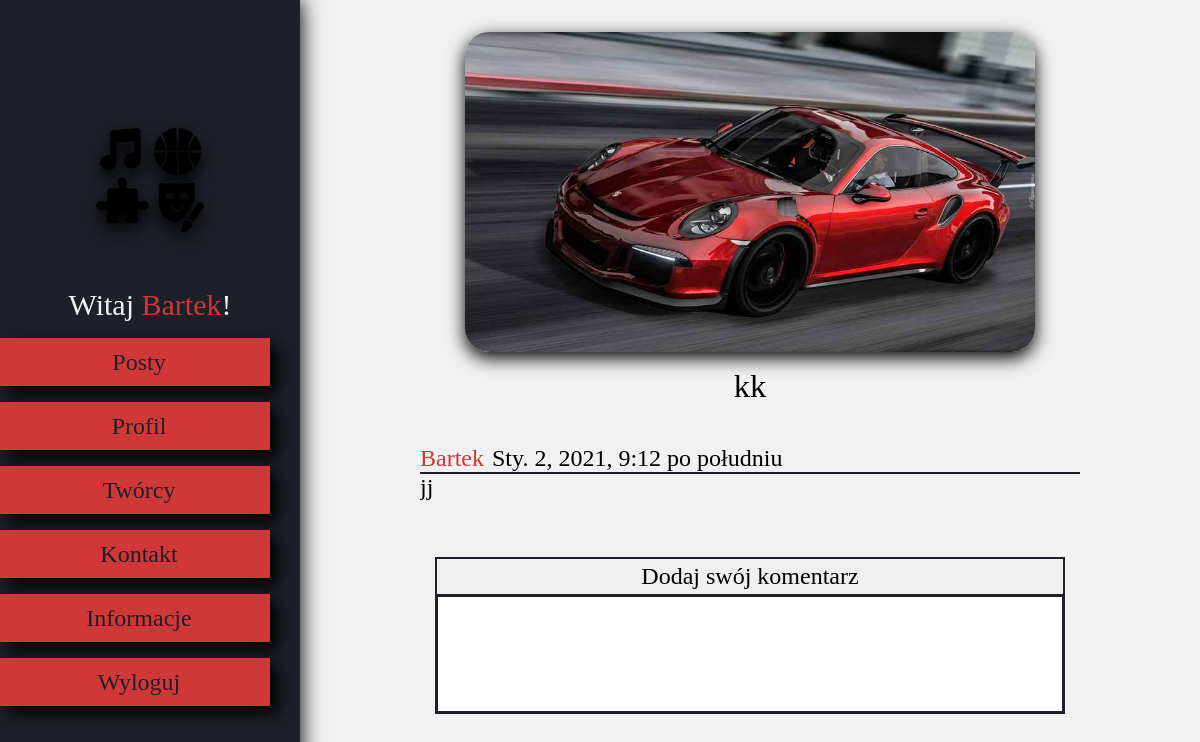
Before: /post/288 (signed in) with the older database file.
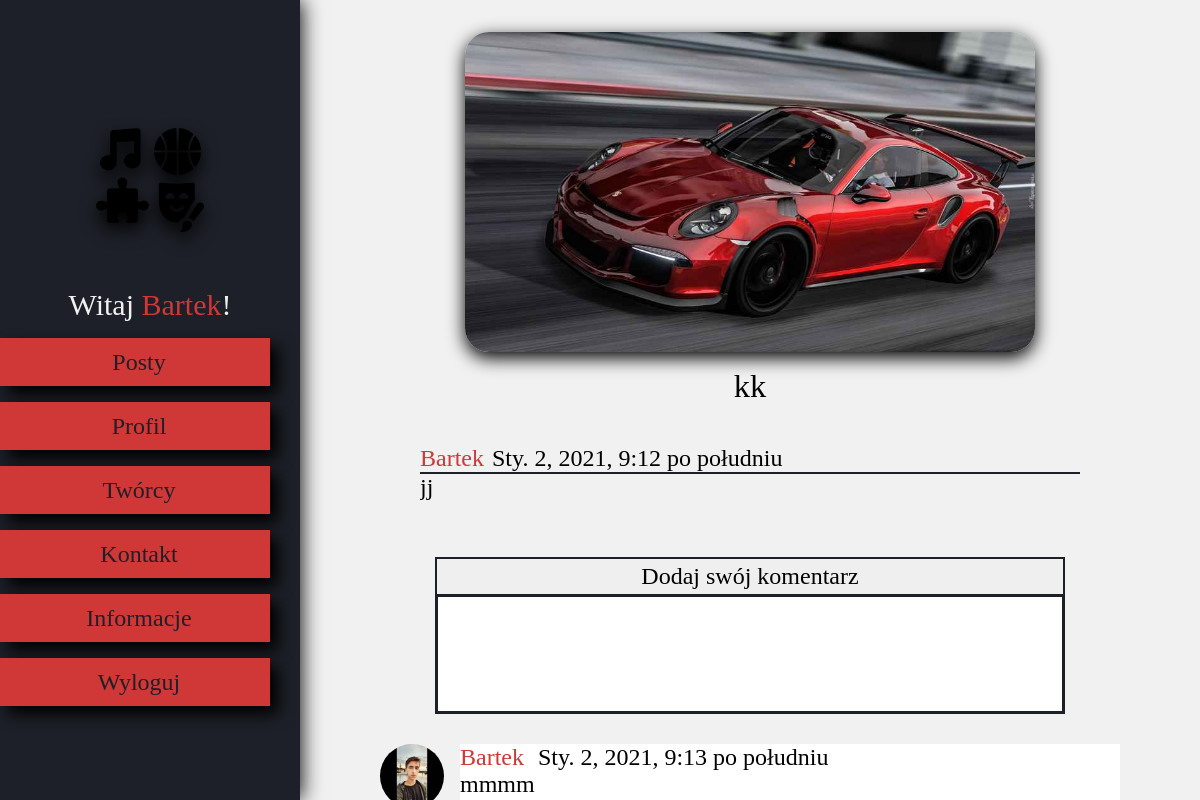
After: the same page with the newer database file.
### posty/models.py (models this page shows, shortened)
class Post(models.Model):
    tytul = models.CharField(max_length=60)
    opis = models.CharField(max_length=800, blank=True, null=True)
    autor = models.ForeignKey(User, on_delete=models.CASCADE, default='')
    data = models.DateTimeField(auto_now_add=True)
    picture = ResizedImageField(size=[900, 700], quality=40,  upload_to='gallery/', blank=True)
    category = models.CharField(max_length=100, blank=True)
    city = models.CharField(max_length=100, blank=True)

class Comment(models.Model):
    autor = models.ForeignKey(User, on_delete=models.CASCADE)
    post = models.ForeignKey(Post, on_delete=models.CASCADE)
    date = models.DateTimeField(auto_now_add=True)
    content = models.TextField(max_length=255, blank=False, default=None)

class UserProfile(models.Model):
    user = models.OneToOneField(User, on_delete=models.CASCADE)
    fb = models.CharField(max_length=100, blank=True)
    ig = models.CharField(max_length=100, blank=True)
    tt = models.CharField(max_length=100, blank=True)
    place = models.CharField(max_length=200, blank=True, null=True)
    profile_pic = ResizedImageField(size=[700, 700], quality=40, upload_to='gallery/', blank=True)

### posty/views.py (the view, shortened to what this page needs)
# urls.py: path('post/<int:pk>', views.show_post, name='S_post'),
@login_required()
def show_post(request, pk):
    post = get_object_or_404(Post, id=pk)
    comments = Comment.objects.filter(post=post).order_by('-id')
    form = CreateCommentForm()
    kontekst={
        'post': post,
        'form':form,
        'comments': comments,
    }
    return render(request, "singlepost.html", kontekst)

### posty/forms.py
class CreateCommentForm(forms.ModelForm):
    class Meta:
        model = Comment
        fields = ['content']

### templates/singlepost.html (shortened to what this page needs)
{% extends 'base.html' %}
{% load static %}
{% block extrahead %}
	<link rel="stylesheet" href="{% static 'css/singlepost.css' %}">
{% endblock %}
{% block body %}
		  <div id="post_content">
			<div id="image">
				<img
					{% if post.picture %}
						src="{{ post.picture.url }}"
					{% else %}
						src = "{% static 'zzt.png' %}"
					{% endif %}alt="Brak zdjęcia"
				></img>
			</div>
			<p id="tytul">{{post.tytul}}</p>
			<div id="information">
				<a id="autor" href="{% url 'Profil' post.autor.id %}">{{post.autor}}</a><p id="data">{{post.data}}
				{% if post.autor.id == request.user.id %}
					<a href="{% url 'delete_post' post.pk %}"></a>
				{% endif %}
				</p>
			</div>
			<p id="opis">{{post.opis}}</p>
			<form method="POST" action="">
				<div id="add_comment">
					<input id="dodaj" type="submit" value="Dodaj swój komentarz">
					{{form.content}}
				</div>
			</form>
			<div id="comments">
				{% for comment in comments %}
					<div class="comment">
						<img id="profile_pic"
							{% if comment.autor.userprofile.profile_pic %}
								src={{comment.autor.userprofile.profile_pic.url}}
							{% else %}
								src = "{% static 'logo.png' %}"
							{% endif %}
							alt="brak zdjęcia">
						<span id="content">
							<span id="autor" onclick="location.href='{% url 'Profil' comment.autor.id %}'">{{comment.autor.username}}</span>
							<p id="date">{{comment.date}}</p><br>{{comment.content}}
						</span>
					</div>
				{% endfor %}
			</div>
		  </div>
		  {% include "navbar.html"%}
{% endblock %}

### templates/base.html (shortened to what this page needs)
<!DOCTYPE html>
{% load static %}
<html lang="pl">
  <head>
	{% block extrahead %}{% endblock %}
	<link rel="stylesheet" href="{% static 'css/base.css' %}">
  </head>
  <body>
  	<div class="container">
	    {% block body %}
		{% endblock %}
	</div>
  </body
</html>

### templates/blocks/navbar.html (shortened to what this page needs)
{% load static %}
<link rel="stylesheet" href="{% static 'css/blocks/navbar.css' %}">
<div id="navbar">
		<img id="logo_photo" alt="logo"src="{% static 'logo.png' %}" onclick="location.href='{% url 'MeetMe!' %}'"/>
		<p id="hello">Witaj <span id="username_id">{{request.user}}</span>!</p>
		<ul id="menu">
                    <li class="nav" onclick="location.href='{% url 'MeetMe!' %}'"><i class="fas fa-comment-alt"></i>Posty</a></li>
					<li class="nav" onclick="location.href='{% url 'Profil' request.user.id %}'"><i class="fas fa-address-card"></i>Profil</li>
					<li class="nav" onclick="location.href='{% url 'o_tworcach' %}'"><i class="fas fa-users"></i>Twórcy</li>
					<li class="nav" onclick="location.href='{% url 'kontakt' %}'"><i class="fas fa-address-book"></i>Kontakt</li>
					<li class="nav" onclick="location.href='{% url 'Info' %}'"><i class="fas fa-info"></i>Informacje</li>
					<li class="nav" onclick="location.href='{% url 'Wylogowanie' %}'"><i class="fas fa-sign-out-alt"></i>Wyloguj</li>
		</ul>
</div>

### static/css/singlepost.css (style rules this page uses)
.container { grid-template-columns: 1fr 3fr; grid-template-rows: 1fr; grid-template-areas: "sidebar info"; }
#image { margin-top:4vh;max-height:40vh;width:100%;align:center; }
#image>img { border-radius:2vmax;max-height:40vh;max-width:90%;box-shadow: 0vw 0.5vw 1.5vw;object-fit: scale-down; display: block; margin-left: auto; margin-right: auto; }
#tytul { width:100%;margin-top:2vh;word-break:break-word;text-align:center;font-size:135%; }
#post_content { overflow-y:auto;overflow-x:hidden;width:100%;background:#f1f1f1 }
#information { margin:5vh 15vmin 0 15vmin; }
#autor { color: var(--sec1);text-decoration:none;cursor:pointer;margin-right:1vmin;user-select: text; }
#data { display:inline-block;margin-top:0; }
#opis { margin:0 15vmin;user-select: text;word-break:break-word;padding-bottom:7vh;border-top:solid 0.25vmin var(--main);height:auto;overflow-y:auto; }
#comments { margin-bottom:2vh;height:auto;padding:0 10vmin; }
.comment { margin-top:3vh;width:100%;display:flex; }
#profile_pic { width:8vh;height:8vh;border-radius:50%;object-fit: cover;margin-right:1vmin;margin:auto;margin-right:2vmin; }
#add_comment { width:70%;margin-left:50%;transform:translate(-50%,0) }
#add_comment>textarea { width:100%;height:15vmin; }
#id_content { padding:1vmin;border: solid 0.25vw var(--main);box-sizing:border-box; }
#dodaj { padding:0.5vh 0.5vw;border:solid 0.2vw var(--main);border-bottom:none;cursor:pointer;width:100%; }
#content { word-break: break;background:#fff;user-select: text;width:100%;max-height:20vh;overflow-y:auto;overflow-x:hidden; }
#date { display:inline-block; }

### static/css/base.css (style rules this page uses)
:root { --main: #1d2028; --sec1: #D03737; --sec2: #F1F1F1; --sec3: #cecece; --text_color: #1d2028; --button_sec: #111319; --button_shadow: #0b0c10; }
html { width: 100%;min-height:100%;height:100%; }
body { margin:0;padding:0;width: 100%;position: absolute; min-height:100%;height:100%;overflow-y:hidden;-webkit-tap-highlight-color: transparent;overflow-x:hidden; }
body * { font-size:3vh;font-family:Calibri;user-select: none;outline: none;margin:0;padding:0; }
ul { list-style: none; }
.container { display: grid; height: 100vh; overflow-x:hidden; }
a { text-decoration:none; color: var(--sec1); }
textarea { resize:none; }

### static/css/blocks/navbar.css (style rules this page uses)
#navbar { grid-area: sidebar; z-index: 2; background-color: var(--main); box-shadow: 0.1vw 0 1.7vw #000000; transition: width 1s; height:100vh; }
#hello { text-align:center; font-size:125%; width: auto; height:auto; margin-top: 6vh; color: var(--sec2); }
#username_id { color: var(--sec1); font-size:100%; text-transform: capitalize; word-break:break-all; }
#logo_photo { width: 15vmin; height: 15vmin; display:block; margin: auto; cursor:pointer; margin-top: 15vh; filter: drop-shadow(0 0.7vw 0.7vw #000000); transition: filter 0.3s; }
.nav { display:flex; align-items: center; justify-content: center; width: 90%; height:6vh; margin-top: 2vh; background-color: var(--sec1); color: var(--main); font-size: 100%; cursor: pointer; box-shadow: 1vmin 1vmin 2vmin #000000; transition:0.2s; }
.nav>i { padding: 0.5vmin; font-size:100%; }

Changed rows visible on the page:
added Comment: autor.profile_pic (picture), autor.username "Bartek", date "Sty. 2, 2021, 9:13 po południu", content "mmmm"
